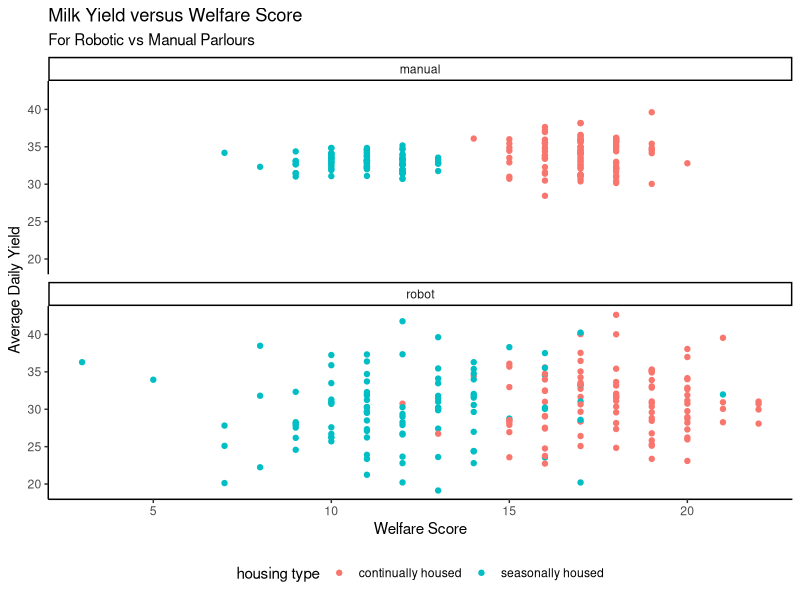
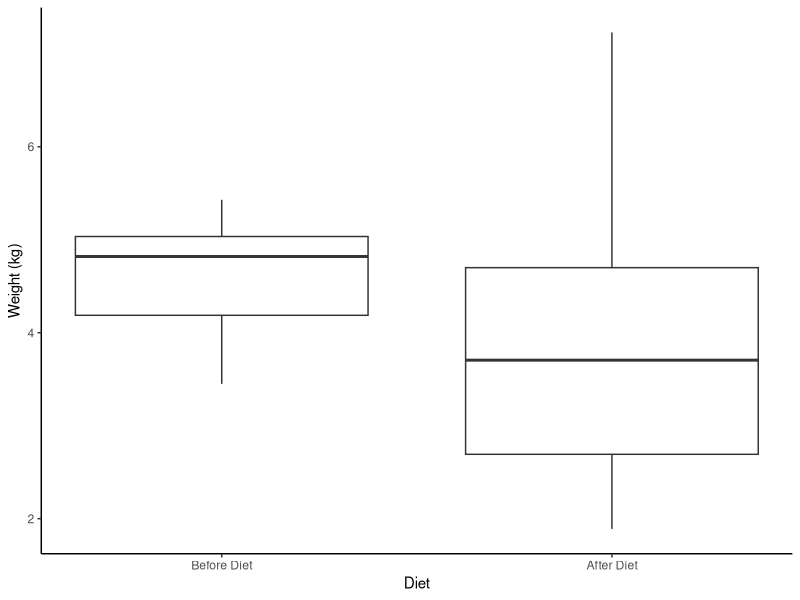

Generate these figures, in order, with R:
## ---- chunk 1
#| eval: TRUE


library(tidyverse)

cows <- readxl::read_excel("cows.xlsx") |> 
  mutate(parlour = as.factor(parlour),
         `housing type` = as.factor(`housing type`))


cows |> 
  ggplot(aes(x = `Welfare Score`, y= `Average Daily Yield`, colour = `housing type`)) +
  geom_point() +
  theme_classic() +
  labs(x  = "Welfare Score", y = "Average Daily Yield",
       title = "Milk Yield versus Welfare Score",
       subtitle = "For Robotic vs Manual Parlours") +
  facet_wrap(facets = ~parlour, ncol = 1) +
  theme(legend.position = "bottom")

## ---- chunk 2
#| eval: true
cows |> 
  summarise(mean_yield = mean(`Average Daily Yield`),
            sd_yield = sd(`Average Daily Yield`))


t.test(cows$`Average Daily Yield`, mu = 28)

## ---- chunk 3
#| eval: true



diet <- tibble (before = c(5.04, 4.63, 4.04, 5.10, 5.43, 4.83, 3.45, 3.49, 5.02, 4.81),
                after = c( 4.78, 2.49, 4.46, 2.03, 5.13, 7.23, 3.50, 1.89, 3.30, 3.91))


diet |> 
  ggplot(aes(y = before)) +
  geom_boxplot() +
  geom_boxplot(aes(y = after, x =1)) +
  theme_classic() +
  scale_x_continuous(labels =c("Before Diet", "After Diet"), breaks = c(0,1)) +
  labs(x = "Diet", y = "Weight (kg)")



diet |> 
  summarise(before_mean = mean(before),
            after_mean = mean(after),
            before_sd = sd(before),
            after_sd = sd(after))


t.test(diet$before, diet$after, paired = TRUE, alternative = "two.sided")

## ---- chunk 4
#| eval: true



model1 <-  aov(`Average Daily Yield` ~ parlour +  `housing type`, data = cows)
summary(model1)

## ---- chunk 5
#| eval: true

model2 <- lm(`Average Daily Yield` ~ parlour +  `housing type`, data = cows)
summary(model2)

## ---- chunk 6
#| eval: true
cor.test(cows$`Average Daily Yield`, cows$`Welfare Score`)


## ---- chunk 7
#| eval: true


## ---- chunk 8

#eval: true


model4 <- glm(`Average Daily Yield` ~ `Welfare Score` 
              + `housing type` + parlour, data = cows)
summary(model4)


